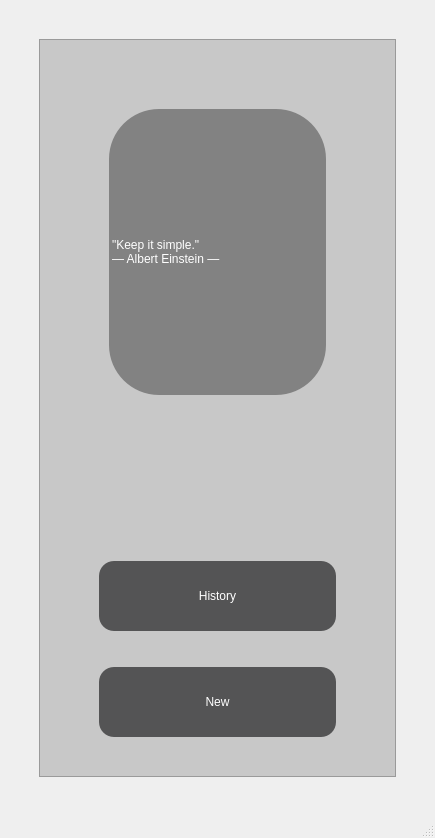
<?xml version="1.0" encoding="UTF-8"?>
<ui version="4.0">
 <class>MainWindow</class>
 <widget class="QMainWindow" name="MainWindow">
  <property name="geometry">
   <rect>
    <x>0</x>
    <y>0</y>
    <width>435</width>
    <height>838</height>
   </rect>
  </property>
  <property name="windowTitle">
   <string>MainWindow</string>
  </property>
  <widget class="QWidget" name="centralwidget">
   <property name="styleSheet">
    <string notr="true"/>
   </property>
   <layout class="QVBoxLayout" name="verticalLayout">
    <item>
     <widget class="QFrame" name="frame">
      <property name="styleSheet">
       <string notr="true">background-color: rgb(200, 200, 200);
margin:30%;</string>
      </property>
      <property name="frameShape">
       <enum>QFrame::StyledPanel</enum>
      </property>
      <property name="frameShadow">
       <enum>QFrame::Raised</enum>
      </property>
      <layout class="QVBoxLayout" name="verticalLayout_3">
       <item>
        <widget class="QLabel" name="label">
         <property name="styleSheet">
          <string notr="true">background-color: rgb(130, 130, 130);
border-radius: 50%;
margin: 60%;
font: 30pt &quot;Kunstler Script&quot;;
color: rgb(255, 255, 255);
margin-bottom: 160%;
text-align: center;
qproperty-alignment: 'AlignCenter';
</string>
         </property>
         <property name="text">
          <string>&quot;Keep it simple.&quot; 
— Albert Einstein —</string>
         </property>
        </widget>
       </item>
       <item>
        <widget class="QPushButton" name="pushButton_2">
         <property name="sizePolicy">
          <sizepolicy hsizetype="Minimum" vsizetype="Fixed">
           <horstretch>0</horstretch>
           <verstretch>0</verstretch>
          </sizepolicy>
         </property>
         <property name="styleSheet">
          <string notr="true">QPushButton {
	background-color: rgb(84, 84, 85);
	height: 70%;
	border-radius: 15%;
	font: 20pt &quot;Book Antiqua&quot;;
	color: rgb(255, 255, 255);
	margin-top: 0%;
	margin-left: 50%;
	margin-right: 50%;
}
QPushButton:hover {
	background-color: rgb(0, 70, 71);
	height: 70%;
	border-radius: 15%;
	font: 20pt &quot;Book Antiqua&quot;;
	color: rgb(255, 255, 255);
	margin-top: 0%;
	margin-left: 50%;
	margin-right: 50%;
}</string>
         </property>
         <property name="text">
          <string>History</string>
         </property>
        </widget>
       </item>
       <item>
        <widget class="QPushButton" name="pushButton">
         <property name="styleSheet">
          <string notr="true">QPushButton {
	background-color: rgb(84, 84, 85);
	height: 70%;
	border-radius: 15%;
	font: 20pt &quot;Book Antiqua&quot;;
	color: rgb(255, 255, 255);
	margin-top: 0%;
	margin-left: 50%;
	margin-right: 50%;
}
QPushButton:hover {
	background-color: rgb(0, 70, 71);
	height: 70%;
	border-radius: 15%;
	font: 20pt &quot;Book Antiqua&quot;;
	color: rgb(255, 255, 255);
	margin-top: 0%;
	margin-left: 50%;
	margin-right: 50%;
}</string>
         </property>
         <property name="text">
          <string>New</string>
         </property>
        </widget>
       </item>
      </layout>
     </widget>
    </item>
   </layout>
  </widget>
  <widget class="QStatusBar" name="statusbar"/>
 </widget>
 <resources/>
 <connections/>
</ui>
